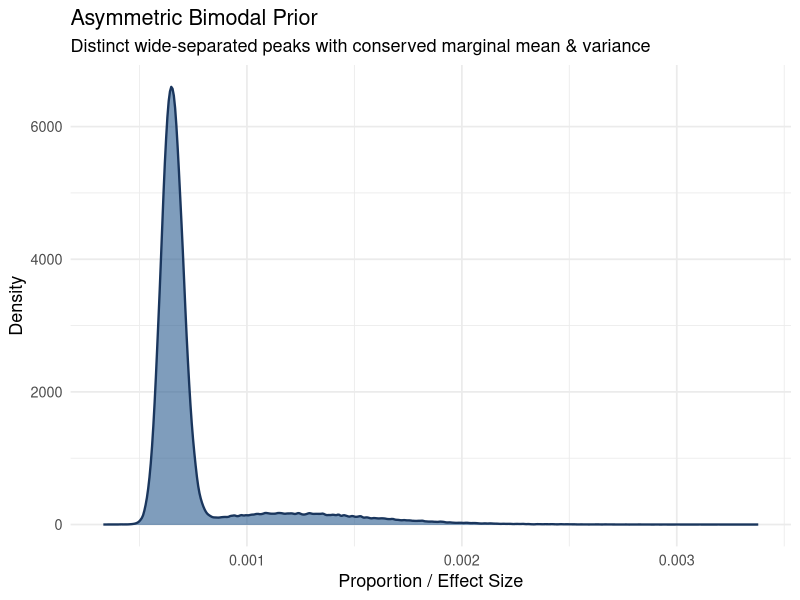

The R script that drew this image:
rbernoulli_beta_bimodal_wide = function(num_draws, target_mean, component_phi, 
                                        p_bernoulli = 0.20,             # 20% high responders, 80% dominant low responders
                                        variance_split_ratio = 0.65,    # Allocation to mean distance
                                        peak_ratio = 0.15) {            # Allocation of internal variance to dominant peak
  if (num_draws <= 0) return(numeric(0))
  
  # 1. Total Marginal Variance anchored to target_mean and component_phi
  var_marginal = (target_mean * (1 - target_mean)) / (component_phi + 1)
  
  # 2. Split into between-component and within-component variance
  var_between = variance_split_ratio * var_marginal
  var_within  = (1 - variance_split_ratio) * var_marginal
  
  # 3. Component Means (Distance driven by between-component variance)
  delta = sqrt(var_between / (p_bernoulli * (1 - p_bernoulli)))
  mu1   = target_mean + (1 - p_bernoulli) * delta  # High responder mean
  mu0   = target_mean - p_bernoulli * delta        # Dominant low responder mean
  
  # Boundary protection
  if (mu0 <= 1e-7 || mu1 >= (1 - 1e-7)) {
    max_delta   = min(target_mean / p_bernoulli, (1 - target_mean) / (1 - p_bernoulli)) * 0.95
    delta       = max_delta
    mu1         = target_mean + (1 - p_bernoulli) * delta
    mu0         = target_mean - p_bernoulli * delta
    var_between = (delta^2) * (p_bernoulli * (1 - p_bernoulli))
    var_within  = var_marginal - var_between
  }
  
  # 4. Asymmetric Variance Allocation for Asymmetric Peak Heights
  # dominant group (0) gets less variance (taller peak), minor group (1) gets more (flatter peak)
  var_0 = (peak_ratio * var_within) / (1 - p_bernoulli)
  var_1 = ((1 - peak_ratio) * var_within) / p_bernoulli
  
  # 5. Convert component variances into Beta shape parameters (phi)
  phi0 = (mu0 * (1 - mu0) / var_0) - 1
  phi1 = (mu1 * (1 - mu1) / var_1) - 1
  
  # Ensure numerical stability
  phi0 = max(phi0, 2)
  phi1 = max(phi1, 2)
  
  # 6. Sampling
  z     = rbinom(num_draws, size = 1, prob = p_bernoulli)
  draws = numeric(num_draws)
  n1    = sum(z == 1)
  n0    = num_draws - n1
  
  if (n1 > 0) draws[z == 1] = rbeta(n1, shape1 = mu1 * phi1, shape2 = (1 - mu1) * phi1)
  if (n0 > 0) draws[z == 0] = rbeta(n0, shape1 = mu0 * phi0, shape2 = (1 - mu0) * phi0)
  
  return(draws)
}














library(ggplot2)

n_sims      <- 200000
target_mean <- 0.00075
phi_param   <- 10000

# Compute expected target statistics
target_var <- (target_mean * (1 - target_mean)) / (phi_param + 1)

# Generate sample
wide_asymmetric_draws <- rbernoulli_beta_bimodal_wide(
  num_draws            = n_sims, 
  target_mean          = target_mean, 
  component_phi        = phi_param,
  p_bernoulli          = 0.15,  # 85% dominant peak vs 15% secondary peak
  variance_split_ratio = 0.70,  # Keeps peaks well-separated
  peak_ratio           = 0.10   # Makes dominant peak very sharp & high
)

# Verify empirical adherence to mean and variance constraints
cat("Target Mean:   ", target_mean,  "| Empirical Mean:   ", mean(wide_asymmetric_draws), "\n")
cat("Target Variance:", target_var,   "| Empirical Variance:", var(wide_asymmetric_draws), "\n")

# Plot Density
df <- data.frame(Value = wide_asymmetric_draws)

ggplot(df, aes(x = Value)) +
  geom_density(fill = "#2B5C8F", alpha = 0.6, color = "#1A365D", linewidth = 0.8) +
  theme_minimal(base_size = 13) +
  labs(
    title = "Asymmetric Bimodal Prior",
    subtitle = "Distinct wide-separated peaks with conserved marginal mean & variance",
    x = "Proportion / Effect Size",
    y = "Density"
  )
